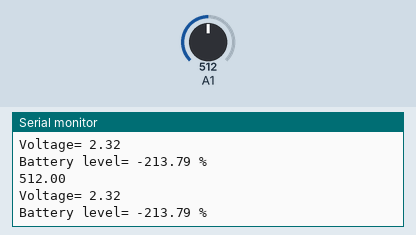
A sketch run on a simulated Arduino Uno, built with avr-gcc and run on an emulated ATmega328P. Parts: the last lines printed to the serial monitor. The inputs (shaded band) are chosen by the test bench; at power-on: A1 = 512.

Above: at 1.8 s.
1.9 s: A1 set to 716
At 2.8 s:
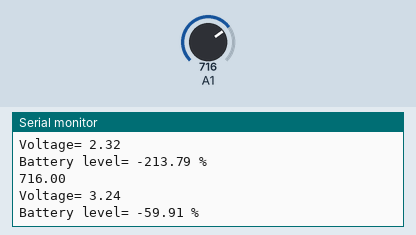
3.4 s: A1 set to 900
At 4.8 s:
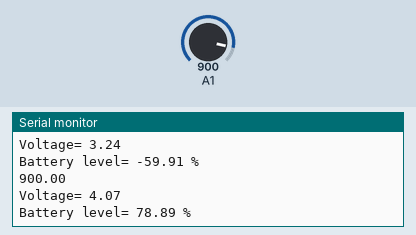
Timing chart, 0 to 6.4 s (numbered marks = the images above; inputs shaded):
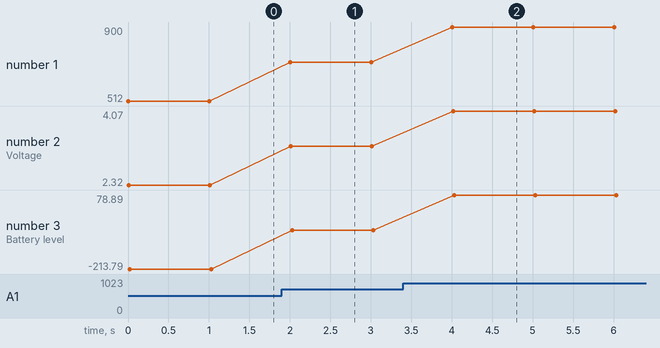

The sketch:

battery_checker.ino
```cpp
float counts = 0;
float mv = 0;
float perc;
void setup(){
  Serial.begin(9600);
}

void loop(){
  //Reading the voltage of battery
  counts = analogRead(A1);
  Serial.println(counts);
  //Calculating the accurate voltage
  mv = counts * 4.63 / 1023;
  //Mapping the voltage to accurate battery percentage
  perc = mapb(mv, 3.6, 4.2, 0, 100);
  Serial.print("Voltage= ");
  Serial.println(mv);
  Serial.print("Battery level= ");
  Serial.print(perc);
  Serial.println(" %");
  delay(1000);
}
//function to map battery percentage
float mapb(float x, float in_min, float in_max, float out_min, float out_max)
{
  return (x - in_min) * (out_max - out_min) / (in_max - in_min) + out_min;
}
```

Measured:
- after the input at 1.9 s, the serial monitor: prints a new line after 0.10 s (image 1)
- after the input at 3.4 s, the serial monitor: prints a new line after 0.61 s (image 2)
- plotted number 1: 512 → 716 after the input at 1.9 s, 716 → 900 after the input at 3.4 s
- plotted number 2: 2.32 → 3.24 after the input at 1.9 s, 3.24 → 4.07 after the input at 3.4 s
- plotted number 3: -213.79 → -59.91 after the input at 1.9 s, -59.91 → 78.89 after the input at 3.4 s
